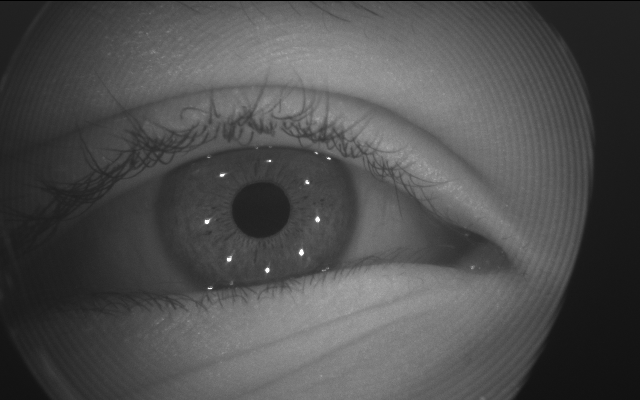
#> input picture autoROI_imgs/cropped/S_71/0.png, 640 x 400 px, found by its file name
$ python crop.py
#> lines starting #> are read from the running program, lines starting #| are printed output that depends on the picture; after the words box and inside, x2 and y2 are one past the last pixel; in counts of white or black regions, pixels touching at a corner belong together
import cv2 as cv
import matplotlib.pyplot as plt
import numpy as np
from collections import deque

# Image dimensions for reference
IMG_HEIGHT = 400
IMG_WIDTH = 640

# Fixed bounding box dimensions
RECT_WIDTH = 450
RECT_HEIGHT = 200

def roundness(contour):
    area = cv.contourArea(contour)
    perimeter = cv.arcLength(contour, True)
    if perimeter == 0:
        return 0
    return 4 * np.pi * area / (perimeter ** 2)

def find_largest_circular_component(thresh):
    num_labels, labels, stats, centroids = cv.connectedComponentsWithStats(thresh)
    max_area = 0
    pupil_center = None
    best_roundness = 0
    best_bbox = None

    for label in range(1, num_labels):  # skip background
        component_mask = (labels == label).astype(np.uint8)
        contours, _ = cv.findContours(component_mask, cv.RETR_EXTERNAL, cv.CHAIN_APPROX_SIMPLE)
        if not contours:
            continue
        contour = contours[0]
        r = roundness(contour)
        area = cv.contourArea(contour)

        if r > 0.6 and area > max_area:
            max_area = area
            best_roundness = r
            pupil_center = tuple(map(int, centroids[label]))
            best_bbox = stats[label].tolist()  # convert to list for unpacking

    return pupil_center, best_bbox

def show_image(title, image):
    plt.figure()
    plt.imshow(image, cmap='gray')
    plt.title(title)
    plt.axis('off')
    plt.show()

def show_histogram(image, title):
    plt.figure()
    plt.hist(image.ravel(), bins=256, range=(0, 256))
    plt.title(title)
    plt.xlabel('Pixel Intensity')
    plt.ylabel('Frequency')
    plt.show()

def main(img_path):
#> called with img_path = '/Users/omaraguilarjr/Downloads/0.png'
    img = cv.imread(img_path, cv.IMREAD_GRAYSCALE)
#> img is the input picture: shape (400, 640); min 0, max 255, mean 79.2
    img = cv.resize(img, (IMG_WIDTH, IMG_HEIGHT), interpolation=cv.INTER_AREA)
    show_image('Original Image', img)

    # Mask out edges
    mask = np.ones_like(img, dtype=np.uint8)
    mask[:, :100] = 0
    mask[:, -100:] = 0
    masked_img = cv.bitwise_and(img, img, mask=mask)
    show_image('Edge Masked Image', masked_img)

    # Histogram equalization
    equalized = cv.equalizeHist(masked_img)
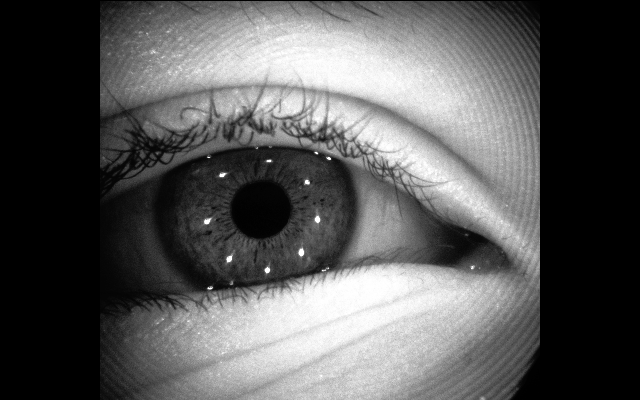
#> equalized: shape (400, 640); min 0, max 255, mean 88.3
    show_image('Histogram Equalized Image', equalized)

    # Show histogram to analyze pixel intensities
    show_histogram(equalized, 'Histogram of Equalized Image')
#> in show_histogram, `plt.show()`:
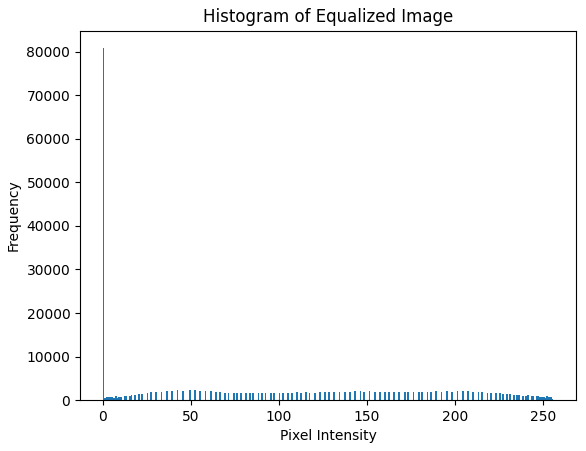
#> figure drawn by matplotlib, 1 panel; tallest bar 80765 high, from x = 0 to 1

    # Try Otsu's thresholding
    _, thresh_otsu = cv.threshold(equalized, 0, 255, cv.THRESH_BINARY_INV + cv.THRESH_OTSU)
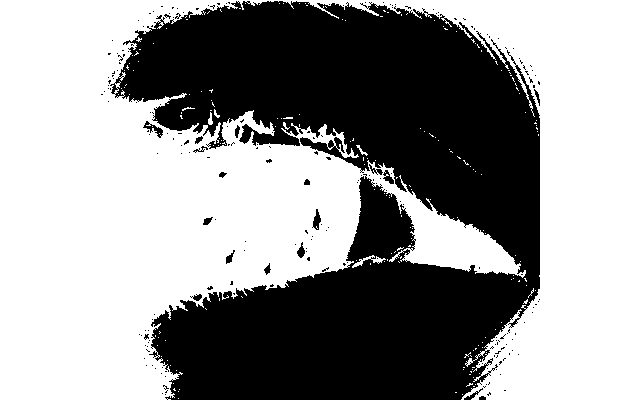
#> thresh_otsu: shape (400, 640); 58.3% white; 214 black regions (196 under 20 px), largest, box (x1, y1, x2, y2) and area: (110, 1, 540, 400) 105373, (143, 121, 163, 138) 116, (312, 209, 321, 230) 100
    show_image("Thresholded Image (Otsu's Method)", thresh_otsu)

    # Improved morphological cleanup: closing then opening with larger kernel
    kernel = cv.getStructuringElement(cv.MORPH_ELLIPSE, (11, 11))
    closed = cv.morphologyEx(thresh_otsu, cv.MORPH_CLOSE, kernel)
#> closed: shape (400, 640); 61.6% white; 4 black regions, box (x1, y1, x2, y2) and area: (124, 1, 540, 400) 94696, (348, 179, 411, 261) 3196, (273, 129, 292, 145) 215, (257, 133, 270, 145) 118
    opened = cv.morphologyEx(closed, cv.MORPH_OPEN, kernel)
#> opened: shape (400, 640); 61.2% white; 2 black regions, box (x1, y1, x2, y2) and area: (124, 0, 540, 400) 98943, (257, 128, 292, 145) 366
    show_image('Cleaned Image (Close + Open)', opened)

    # Find the largest connected component with high roundness (likely pupil)
    pupil_center, bbox = find_largest_circular_component(opened)
#> in find_largest_circular_component, `num_labels, labels, stats, centroids = cv.connectedComponentsWithStats..`:
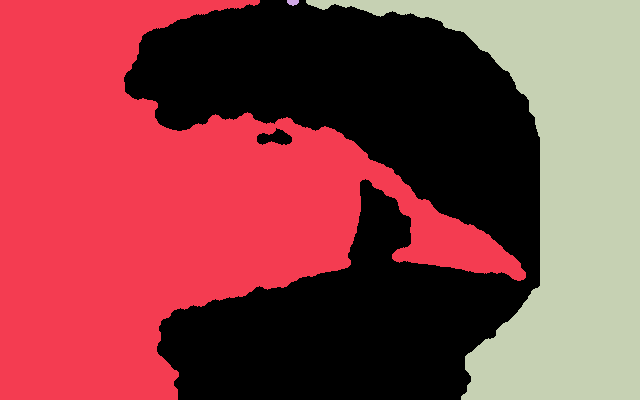
#> labels: shape (400, 640) int32; 4 distinct labels, from 0 to 3; one colour per label, 0 black
#> in find_largest_circular_component, `num_labels, labels, stats, centroids = cv.connectedComponentsWithStats..`: num_labels = 4; stats = [[124, 0, 416, 400, 99309], [0, 0, 526, 400, 103183], [287, 0, 12, 6, 56], [306, 0, 334, 400, 53452]]; centroids = [[355.3, 197.9], [158, 205.1], [292.5, 1.93], [564.9, 191.9]]
#> the loop in find_largest_circular_component, `for label in range(1, num_labels):` made 3 passes
#> (area, perimeter in roundness, r, max_area, best_roundness, pupil_center, best_bbox) on pass 2: (42, 28.49, 0.65, 42, 0.65, (292, 1), [287, 0, 12, 6, 56])
#> (area, perimeter in roundness, r) on passes 1, 3: (102517.5, 2287.6, 0.246), (52718, 1551.3, 0.275)
#> pass 1, in find_largest_circular_component, `component_mask = (labels == label).astype(np.uint8)`:
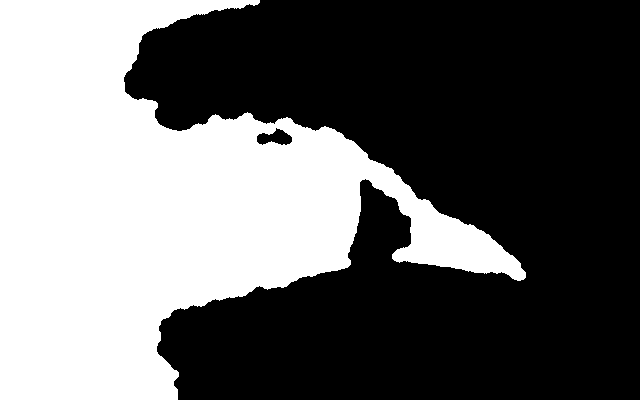
#> component_mask: shape (400, 640); values 0 (black) and 1 (white), 40.3% white; 1 white region, box (x1, y1, x2, y2) and area: (0, 0, 526, 400) 103183
#> pass 3, in find_largest_circular_component, `component_mask = (labels == label).astype(np.uint8)`:
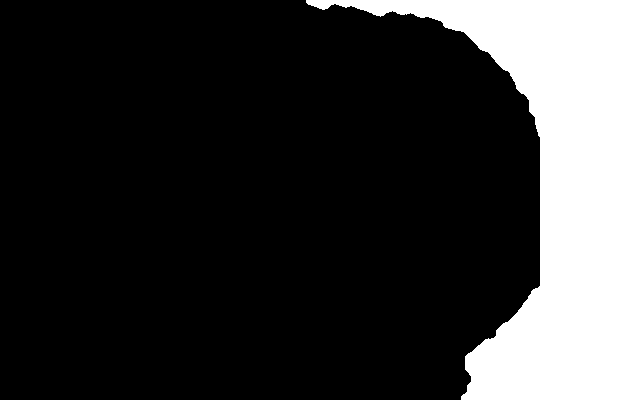
#> component_mask: shape (400, 640); values 0 (black) and 1 (white), 20.9% white; 1 white region, box (x1, y1, x2, y2) and area: (306, 0, 640, 400) 53452
#> after the loop in find_largest_circular_component, `for label in range(1, num_labels):`: best_roundness = 0.65; max_area = 42
#> pupil_center = (292, 1); bbox = [287, 0, 12, 6, 56]

    if pupil_center is None or bbox is None:
        print("Pupil not found.")
        return

    x, y, w, h = bbox[:4]  # ensure only the first 4 values are unpacked
#> x = 287; y = 0; w = 12; h = 6

    # Plotting the image and bounding box from connected component
    plt.imshow(img, cmap='gray')
    rect = plt.Rectangle((x, y), w, h, edgecolor='red', facecolor='none', linewidth=2)
    plt.gca().add_patch(rect)
    plt.title('Detected Pupil Region')
    plt.axis('off')
    plt.show()
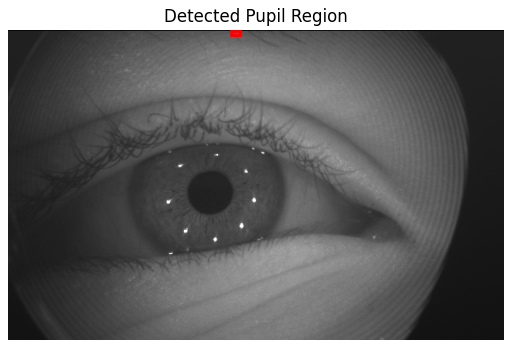
#> figure drawn by matplotlib, 1 panel

if __name__ == '__main__':
    img_path = '/Users/omaraguilarjr/Downloads/0.png'
    main(img_path=img_path)

$ run again, with autoROI_imgs/cropped/S_71/75.png copied over autoROI_imgs/cropped/S_71/0.png
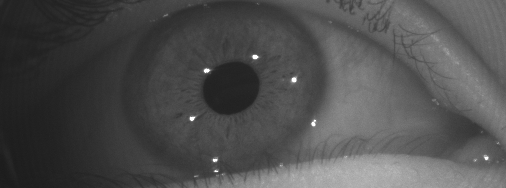
#> input picture autoROI_imgs/cropped/S_71/75.png, 506 x 188 px, found by its file name
#> in main, img is the input picture: shape (188, 506); min 27, max 255, mean 78.2
#> img: shape (400, 640)
#> thresh_otsu: shape (400, 640); 58.2% white; 118 black regions (104 under 20 px), largest, box (x1, y1, x2, y2) and area: (185, 0, 540, 400) 105286, (198, 0, 260, 24) 638, (286, 96, 297, 125) 159
#> closed: shape (400, 640); 62% white; 7 black regions, largest, box (x1, y1, x2, y2) and area: (197, 0, 540, 400) 95688, (238, 139, 268, 167) 422, (208, 0, 256, 12) 384
#> opened: shape (400, 640); 61.3% white; 5 black regions, box (x1, y1, x2, y2) and area: (197, 0, 540, 400) 97565, (233, 139, 268, 185) 685, (208, 0, 256, 12) 398, (207, 106, 222, 129) 269, (203, 159, 220, 174) 166
#> in find_largest_circular_component, `num_labels, labels, stats, centroids = cv.connectedComponentsWithStats..`:
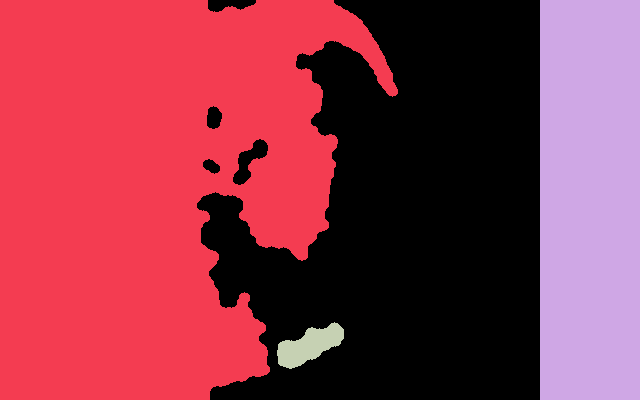
#> labels: shape (400, 640) int32; 4 distinct labels, from 0 to 3; one colour per label, 0 black
#> num_labels = 4; stats = [[197, 0, 343, 400, 99083], [0, 0, 398, 400, 115217], [540, 0, 100, 400, 40000], [277, 322, 67, 47, 1700]]; centroids = [[407.3, 214.7], [150.4, 184.3], [589.5, 199.5], [308.8, 345.3]]
#> the loop in find_largest_circular_component, `for label in range(1, num_labels):` made 3 passes
#> (area, perimeter in roundness, r) on passes 1, 3: (115407.5, 2033.9, 0.351), (1617, 194.7, 0.536)
#> pass 3, in find_largest_circular_component, `component_mask = (labels == label).astype(np.uint8)`:
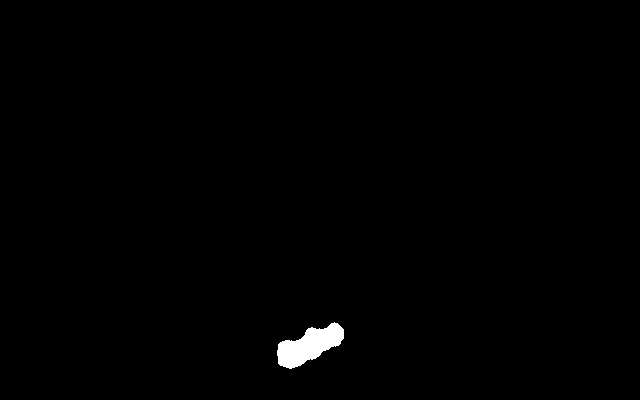
#> component_mask: shape (400, 640); values 0 (black) and 1 (white), 0.66% white; 1 white region, box (x1, y1, x2, y2) and area: (277, 322, 344, 369) 1700
#> after the loop in find_largest_circular_component, `for label in range(1, num_labels):`: best_roundness = 0
